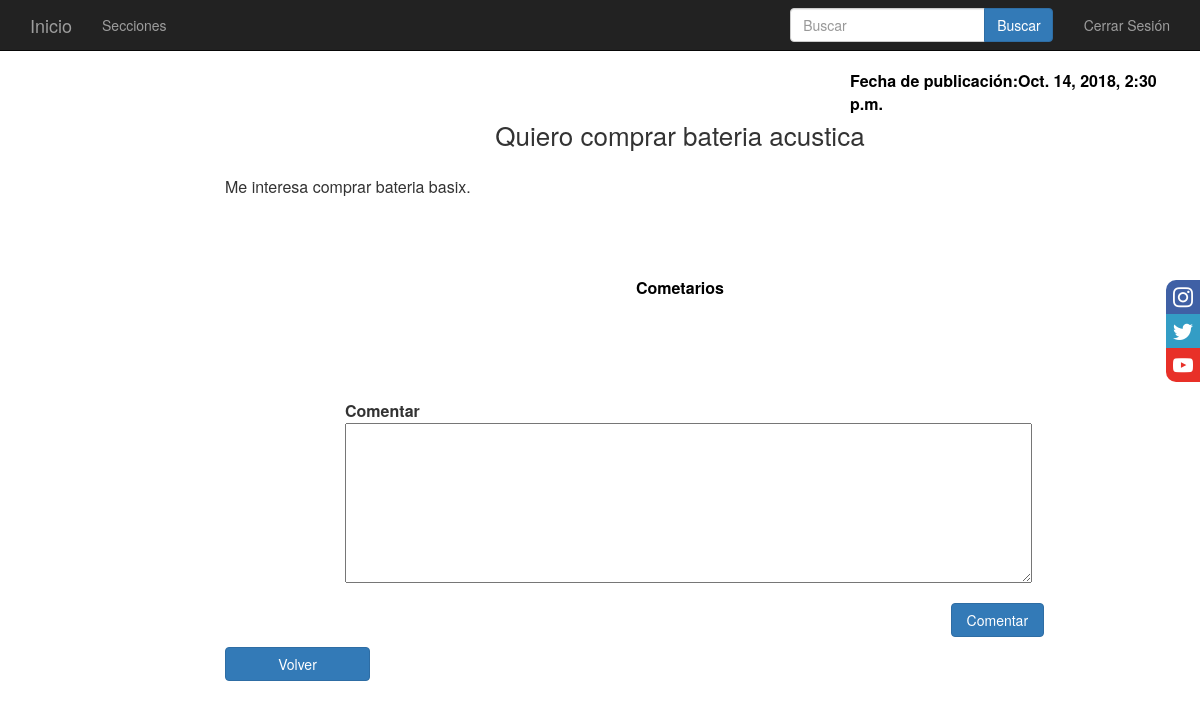
The page /post/1/detail/ (signed in) on the database its author committed.
### blog/models.py (models this page shows, shortened)
class Post(models.Model):
    idseccion = models.TextField()
    title = models.CharField(max_length=200)
    text = models.TextField()
    created_date = models.DateTimeField(default=timezone.now)
    published_date = models.DateTimeField(blank=True, null=True)

### blog/views.py (the view)
# urls.py: url(r'^post/(?P<pk>[0-9]+)/detail/$', views.post_detail, name='post_detail'),
@login_required
def post_detail(request, pk):
    post = get_object_or_404(Post, pk=pk)
    return render(request, 'blog/post_detail.html', {'post': post})

### blog/templates/blog/post_detail.html (shortened to what this page needs)
{% extends 'blog/base.html' %}
{% block content %}
    <div  class="post">
        {% if post.published_date %}
            <div style="margin-left: 700px;font-size: 16px;color: black" class="date">
                <b>Fecha de publicación:{{ post.published_date }}</b>
            </div>
        {% endif %}
            <ul>
                <div class="col-md-10 col-md-offset-1" style="font-size: 26px" align="center">
                    <p >{{ post.title|linebreaksbr }}</p>
                </div>
                <br>
                <br>
                <br>
                <div class="col-md-10 col-md-offset-1" style="margin-left: 20px;font-size: 16px">
                    <p >{{ post.text|linebreaksbr }}</p>
                </div>
                <br>
                <div class="col-md-10 col-md-offset-1" style="text-align: center;font-size: 16px;color: black">
                    <br>
                    <br>
                    <br>
                    <b>Cometarios</b>
                </div>
                <div>
                {% block content1 %}
                    <form method="POST" class="post-form" >
                        <div class="col-md-10 col-md-offset-1" style="margin-left: 20px;font-size: 16px; margin-top: 100px">
                            <b>Comentar</b>
                            <br>
                            <textarea type="text" name="comentar" style="width: 100%; height: 20%"></textarea>
                            </div>
                        <div class="comentarios" style="margin-top: 70px">
                            <div class="col-md-2 col-md-offset-1" style="left: 60%" >
                                <br>
                                <button class="btn btn-primary btn-block" type="submit"  name="comentar" >Comentar</button>
                            </div>
                        </div>
                    </form>
                {% endblock %}
                </div>
            </ul>
                <div class="col-md-10 col-md-offset-1" style="">
                    <form method="get" action="/post/">
                        <div class="post"  style="margin-top: 10px">
                            <div class="col-md-3 col-md-offset-1" style="margin-left: -160px">
                                <button class="btn btn-primary btn-block" name="nuevapubliacion" >Volver</button>
                            </div>
                        </div>
                    </form>
                </div>
{% endblock %}

### blog/static/css/blog.css (style rules this page uses)
body div { margin-left: 120px; margin-top: 0px; }
.date { color: #828282; margin-top: 70px; }
.post-form textarea, .post-form input { width: 100%; }

### blog/static/css/main.css (style rules this page uses)
html { font-size: 20px; }

### rows shown on the page
Post: published_date "Oct. 14, 2018, 2:30 p.m.", title "Quiero comprar bateria acustica", text "Me interesa comprar bateria basix."
